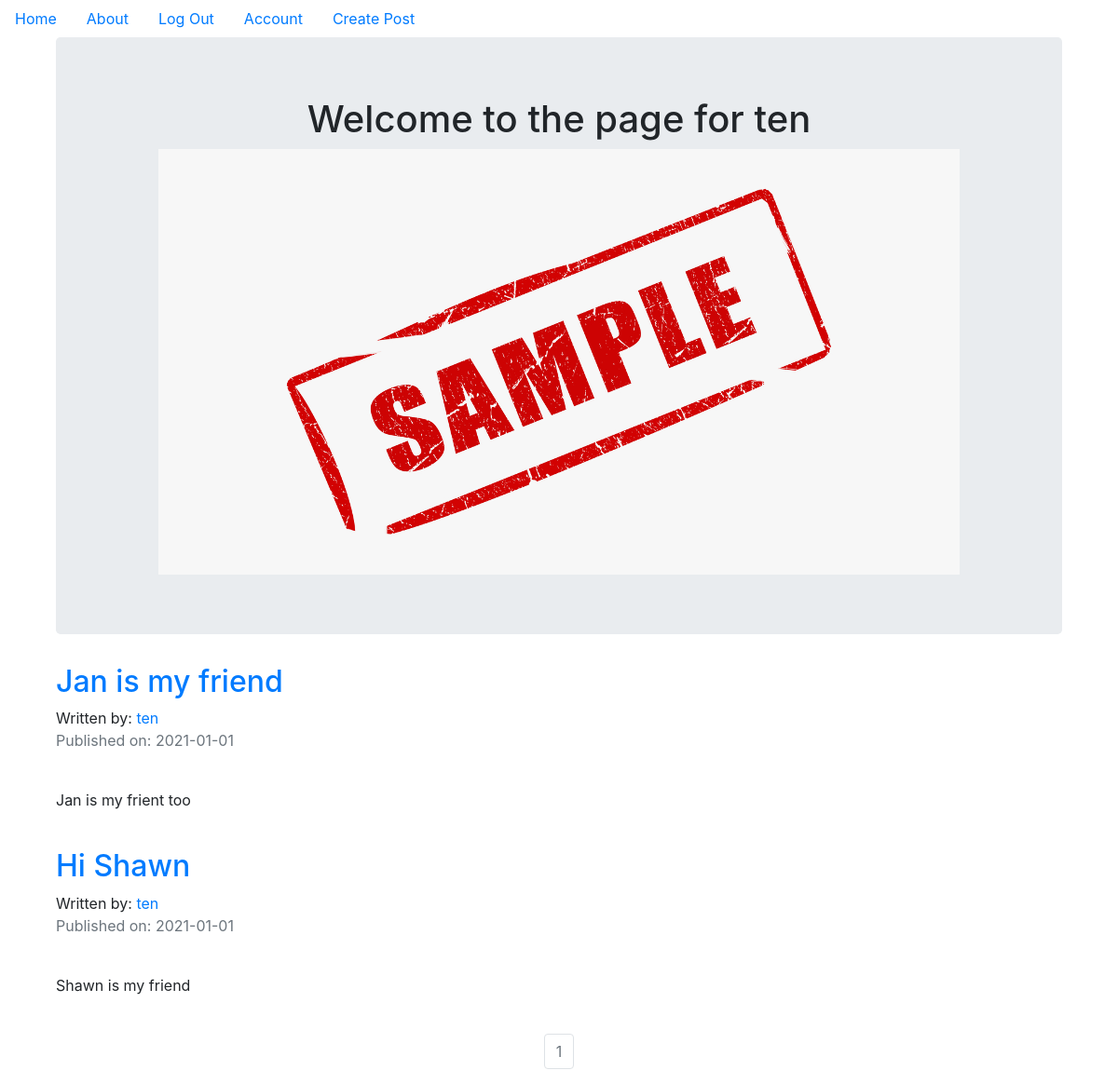
/ten (signed in), run on the app's committed database.
### endofshift/models.py (models this page shows, shortened)
class User(db.Model,UserMixin):
    __tablename__= 'users'
    id = db.Column(db.Integer,primary_key=True)
    profile_image = db.Column(db.String(64),nullable=False,default='default_profile.png')
    email = db.Column(db.String(64),unique=True,index=True)
    username = db.Column(db.String(64),unique=True,index=True)
    password_hash = db.Column(db.String(128))
    posts = db.relationship('BlogPost',backref='author',lazy=True)

class BlogPost(db.Model):
    users = db.relationship(User)
    id = db.Column(db.Integer,primary_key=True)
    user_id = db.Column(db.Integer,db.ForeignKey('users.id'),nullable=False)
    date = db.Column(db.DateTime,nullable=False,default=datetime.utcnow)
    title = db.Column(db.String(140),nullable=False)
    text = db.Column(db.Text,nullable=False)

### endofshift/users/views.py (the view)
@users.route("/<username>")
def user_posts(username):
    page = request.args.get('page',1,type=int)
    user = User.query.filter_by(username=username).first_or_404()
    blog_posts = BlogPost.query.filter_by(author=user).order_by(BlogPost.date.desc()).paginate(page=page,per_page=5)
    return render_template('user_blog_posts.html',blog_posts=blog_posts,user=user)

### endofshift/models.py (called while the page is built)
@login_manager.user_loader
def load_user(user_id):
    return User.query.get(user_id)

### endofshift/templates/user_blog_posts.html (shortened to what this page needs)
{% extends "base.html" %}
{% block content %}
<div class="container">
  <div class="jumbotron">
    <div align='center'>
      <h1 >Welcome to the page for {{user.username}}</h1>
      <img align='center' src="{{ url_for('static', filename='profile_pics/' + user.profile_image) }}">
    </div>
  </div>
{% for post in blog_posts.items %}
          <h2><a href="{{ url_for('blog_posts.blog_post', blog_post_id=post.id) }}">{{ post.title }}</a></h2>
          Written by: <a href="{{ url_for('users.user_posts', username=post.author.username) }}">{{ post.author.username }}</a>
          <p class="text-muted">Published on: {{ post.date.strftime('%Y-%m-%d') }}</p>
          <br>
            <p>{{post.text}}</p>
          <br>
{% endfor %}
</div>
<nav aria-label="Page navigation example">
  <ul class="pagination justify-content-center">
    {% for page_num in blog_posts.iter_pages(left_edge=1, right_edge=1, left_current=1, right_current=2) %}
            {% if blog_posts.page == page_num %}
              <li class="page-item disabled">
                <a class="page-link" href="{{ url_for('users.user_posts', username=user.username, page=page_num) }}">{{ page_num }}</a></li>
            {% else %}
              <li class="page-item"><a class="page-link" href="{{ url_for('users.user_posts', username=user.username, page=page_num) }}">{{ page_num }}</a></li>
            {% endif %}
    {% endfor %}
</nav>
{% endblock content %}

### data on the page
User: username "ten", profile_image (placeholder picture)
BlogPost: title "Jan is my friend", author.username "ten", date "2021-01-01", text "Jan is my frient too"
BlogPost: title "Hi Shawn", author.username "ten", date "2021-01-01", text "Shawn is my friend"

### other printed values
{{ page_num }} "1"
